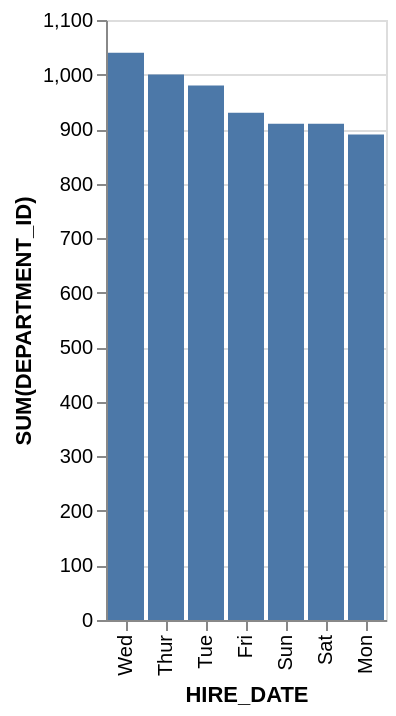

Here is the Vega-Lite specification saved for this chart:
### Vega-Lite specification from a JSON file in a GitHub repository (floating-point values rounded to 4 significant figures)
{"data": {"values": [{"x_data": "Wed", "y_data": 1040}, {"x_data": "Thur", "y_data": 1000}, {"x_data": "Tue", "y_data": 980}, {"x_data": "Fri", "y_data": 930}, {"x_data": "Sun", "y_data": 910}, {"x_data": "Sat", "y_data": 910}, {"x_data": "Mon", "y_data": 890}]}, "mark": "bar", "encoding": {"x": {"field": "x_data", "type": "nominal", "title": "HIRE_DATE", "sort": {"op": "sum", "field": "y_data", "order": "descending"}}, "y": {"field": "y_data", "type": "quantitative", "title": "SUM(DEPARTMENT_ID)"}}}
